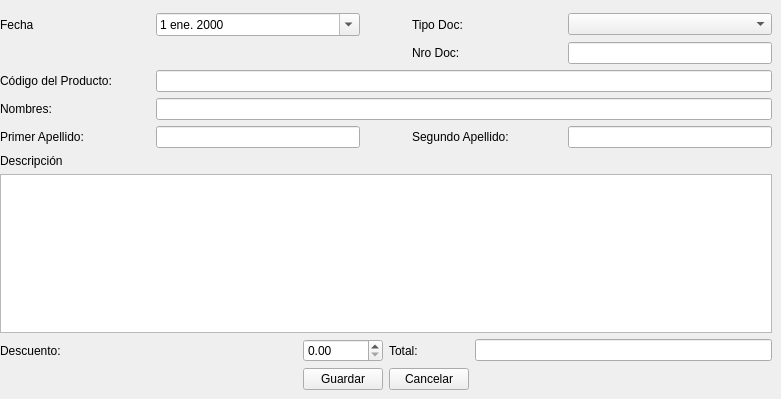
   <widget class="QWidget" name="tab_4">
    <attribute name="title">
     <string>Accesorios</string>
    </attribute>
    <widget class="QWidget" name="layoutWidget_4">
     <property name="geometry">
      <rect>
       <x>0</x>
       <y>0</y>
       <width>772</width>
       <height>390</height>
      </rect>
     </property>
     <layout class="QGridLayout" name="gridLayout_15">
      <item row="1" column="0">
       <widget class="QLabel" name="label_2">
        <property name="text">
         <string>Descripción</string>
        </property>
       </widget>
      </item>
      <item row="0" column="0">
       <layout class="QGridLayout" name="gridLayout_17">
        <item row="3" column="1" colspan="4">
         <widget class="QLineEdit" name="lineEdit_direccion_5"/>
        </item>
        <item row="1" column="4">
         <widget class="QComboBox" name="comboBox_7"/>
        </item>
        <item row="0" column="1">
         <spacer name="horizontalSpacer_39">
          <property name="orientation">
           <enum>Qt::Horizontal</enum>
          </property>
          <property name="sizeType">
           <enum>QSizePolicy::Fixed</enum>
          </property>
          <property name="sizeHint" stdset="0">
           <size>
            <width>150</width>
            <height>13</height>
           </size>
          </property>
         </spacer>
        </item>
        <item row="5" column="4">
         <widget class="QLineEdit" name="lineEdit_segundoApellido_5"/>
        </item>
        <item row="5" column="0">
         <widget class="QLabel" name="label_71">
          <property name="text">
           <string>Primer Apellido:</string>
          </property>
         </widget>
        </item>
        <item row="0" column="2">
         <spacer name="horizontalSpacer_35">
          <property name="orientation">
           <enum>Qt::Horizontal</enum>
          </property>
          <property name="sizeType">
           <enum>QSizePolicy::Fixed</enum>
          </property>
          <property name="sizeHint" stdset="0">
           <size>
            <width>40</width>
            <height>13</height>
           </size>
          </property>
         </spacer>
        </item>
        <item row="0" column="3">
         <spacer name="horizontalSpacer_37">
          <property name="orientation">
           <enum>Qt::Horizontal</enum>
          </property>
          <property name="sizeType">
           <enum>QSizePolicy::Fixed</enum>
          </property>
          <property name="sizeHint" stdset="0">
           <size>
            <width>150</width>
            <height>13</height>
           </size>
          </property>
         </spacer>
        </item>
        <item row="0" column="4">
         <spacer name="horizontalSpacer_38">
          <property name="orientation">
           <enum>Qt::Horizontal</enum>
          </property>
          <property name="sizeType">
           <enum>QSizePolicy::Fixed</enum>
          </property>
          <property name="sizeHint" stdset="0">
           <size>
            <width>150</width>
            <height>13</height>
           </size>
          </property>
         </spacer>
        </item>
        <item row="0" column="0">
         <spacer name="horizontalSpacer_36">
          <property name="orientation">
           <enum>Qt::Horizontal</enum>
          </property>
          <property name="sizeType">
           <enum>QSizePolicy::Fixed</enum>
          </property>
          <property name="sizeHint" stdset="0">
           <size>
            <width>150</width>
            <height>13</height>
           </size>
          </property>
         </spacer>
        </item>
        <item row="5" column="1">
         <widget class="QLineEdit" name="lineEdit_primerApellido_5"/>
        </item>
        <item row="5" column="3">
         <widget class="QLabel" name="label_76">
          <property name="text">
           <string>Segundo Apellido:</string>
          </property>
         </widget>
        </item>
        <item row="1" column="0">
         <widget class="QLabel" name="label_77">
          <property name="text">
           <string>Fecha</string>
          </property>
         </widget>
        </item>
        <item row="2" column="3">
         <widget class="QLabel" name="label_20">
          <property name="text">
           <string>Nro Doc:</string>
          </property>
         </widget>
        </item>
        <item row="2" column="4">
         <widget class="QLineEdit" name="lineEdit_4"/>
        </item>
        <item row="1" column="3">
         <widget class="QLabel" name="label_18">
          <property name="text">
           <string>Tipo Doc:</string>
          </property>
         </widget>
        </item>
        <item row="3" column="0">
         <widget class="QLabel" name="label_78">
          <property name="text">
           <string>Código del Producto:</string>
          </property>
         </widget>
        </item>
        <item row="1" column="1">
         <widget class="QDateEdit" name="dateEdit_5">
          <property name="sizePolicy">
           <sizepolicy hsizetype="Expanding" vsizetype="Fixed">
            <horstretch>0</horstretch>
            <verstretch>0</verstretch>
           </sizepolicy>
          </property>
          <property name="locale">
           <locale language="Spanish" country="Peru"/>
          </property>
          <property name="calendarPopup">
           <bool>true</bool>
          </property>
         </widget>
        </item>
        <item row="4" column="1" colspan="4">
         <widget class="QLineEdit" name="lineEdit_nombres_5"/>
        </item>
        <item row="4" column="0">
         <widget class="QLabel" name="label_73">
          <property name="text">
           <string>Nombres:</string>
          </property>
         </widget>
        </item>
       </layout>
      </item>
      <item row="4" column="0">
       <layout class="QGridLayout" name="gridLayout_16">
        <item row="1" column="3">
         <spacer name="horizontalSpacer_33">
          <property name="orientation">
           <enum>Qt::Horizontal</enum>
          </property>
          <property name="sizeHint" stdset="0">
           <size>
            <width>40</width>
            <height>20</height>
           </size>
          </property>
         </spacer>
        </item>
        <item row="1" column="0">
         <spacer name="horizontalSpacer_34">
          <property name="orientation">
           <enum>Qt::Horizontal</enum>
          </property>
          <property name="sizeHint" stdset="0">
           <size>
            <width>40</width>
            <height>20</height>
           </size>
          </property>
         </spacer>
        </item>
        <item row="1" column="1">
         <widget class="QPushButton" name="pushButton_Aceptar_7">
          <property name="text">
           <string>Guardar</string>
          </property>
          <property name="shortcut">
           <string>Ctrl+G</string>
          </property>
         </widget>
        </item>
        <item row="1" column="2">
         <widget class="QPushButton" name="pushButton_Cancelar_7">
          <property name="text">
           <string>Cancelar</string>
          </property>
          <property name="shortcut">
           <string>Esc</string>
          </property>
         </widget>
        </item>
        <item row="0" column="3">
         <widget class="QLineEdit" name="lineEdit_43"/>
        </item>
        <item row="0" column="2">
         <widget class="QLabel" name="label_69">
          <property name="text">
           <string>Total:</string>
          </property>
         </widget>
        </item>
        <item row="0" column="0">
         <widget class="QLabel" name="label_70">
          <property name="text">
           <string>Descuento:</string>
          </property>
         </widget>
        </item>
        <item row="0" column="1">
         <widget class="QDoubleSpinBox" name="doubleSpinBox_14"/>
        </item>
       </layout>
      </item>
      <item row="2" column="0">
       <widget class="QTextEdit" name="textEdit"/>
      </item>
     </layout>
    </widget>
   </widget>
